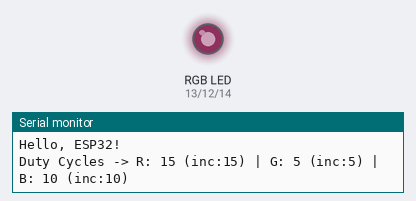
Bench run of a sketch on a simulated ESP32. Shown: an RGB LED mixed from three pins (HIGH = lit), the last lines printed to the serial monitor. Dim RGB values are drawn brighter than linear.

Above: at 0.05 s.
At 0.65 s:
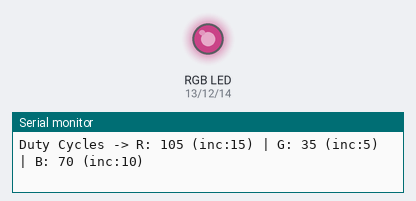
At 1.3 s:
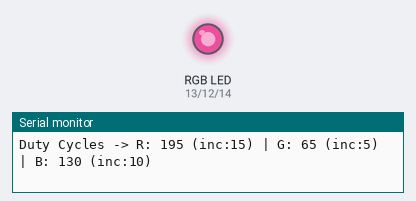
At 2.55 s:
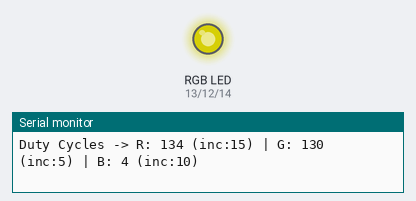
At 3.8 s:
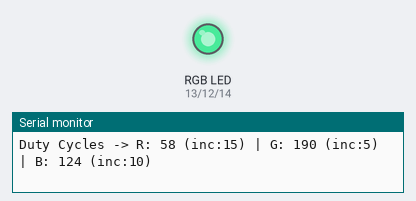
At 5.1 s:
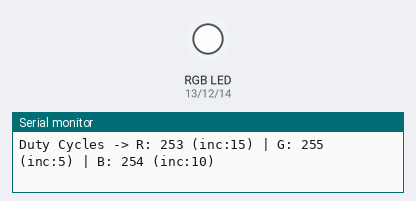
Timing chart, 0 to 6.7 s (numbered marks = the images above):
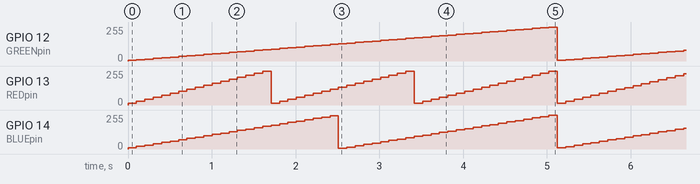

The sketch:

sketch.ino
```cpp
// Alexandre Augusto Novarino Britto - 14754672
// Eduardo Magaldi Magno - 15448780
// Raphael Parra - 15554782

// Pinos do LED RGB
#define REDpin 13
#define GREENpin 12
#define BLUEpin 14

// Parâmetros do PWM
const int frequencia = 5000;
const int resolucao = 8;

// Variáveis para Duty Cycle e Incrementos distintos
int dutyRed = 0, dutyGreen = 0, dutyBlue = 0;
const int incGreen = 5;
const int incBlue = 10;
const int incRed = 15;

void setup() {
  // Configuração Serial
  Serial.begin(115200);
  Serial.println("Hello, ESP32!");

  // Associando pino, frequencia e resolucao
  ledcAttach(REDpin, frequencia, resolucao);
  ledcAttach(GREENpin, frequencia, resolucao);
  ledcAttach(BLUEpin, frequencia, resolucao);
}

void loop() {
  // Atualiza os Duty Cycles com incrementos diferentes
  dutyRed = (dutyRed + incRed) % 256;
  dutyGreen = (dutyGreen + incGreen) % 256;
  dutyBlue = (dutyBlue + incBlue) % 256;

  // Aplica o PWM nos canais
  ledcWrite(REDpin, dutyRed);
  ledcWrite(GREENpin, dutyGreen);
  ledcWrite(BLUEpin, dutyBlue);

  // Envio de mensagens via Serial
  Serial.print("Duty Cycles -> R: "); Serial.print(dutyRed);
  Serial.print(" (inc:"); Serial.print(incRed);
  Serial.print(") | G: "); Serial.print(dutyGreen);
  Serial.print(" (inc:"); Serial.print(incGreen);
  Serial.print(") | B: "); Serial.print(dutyBlue);
  Serial.print(" (inc:"); Serial.print(incBlue);
  Serial.println(")");

  delay(100);
}
```

Measured:
- by itself, GPIO 12 (GREENpin): ramps from 0/255 to 255/255 and jumps back, once every 5.1 s
- by itself, GPIO 13 (REDpin): ramps from 0/255 to 255/255 and jumps back, once every 1.7 s
- by itself, GPIO 14 (BLUEpin): ramps from 0/255 to 253/255 and jumps back, once every 2.6 s
